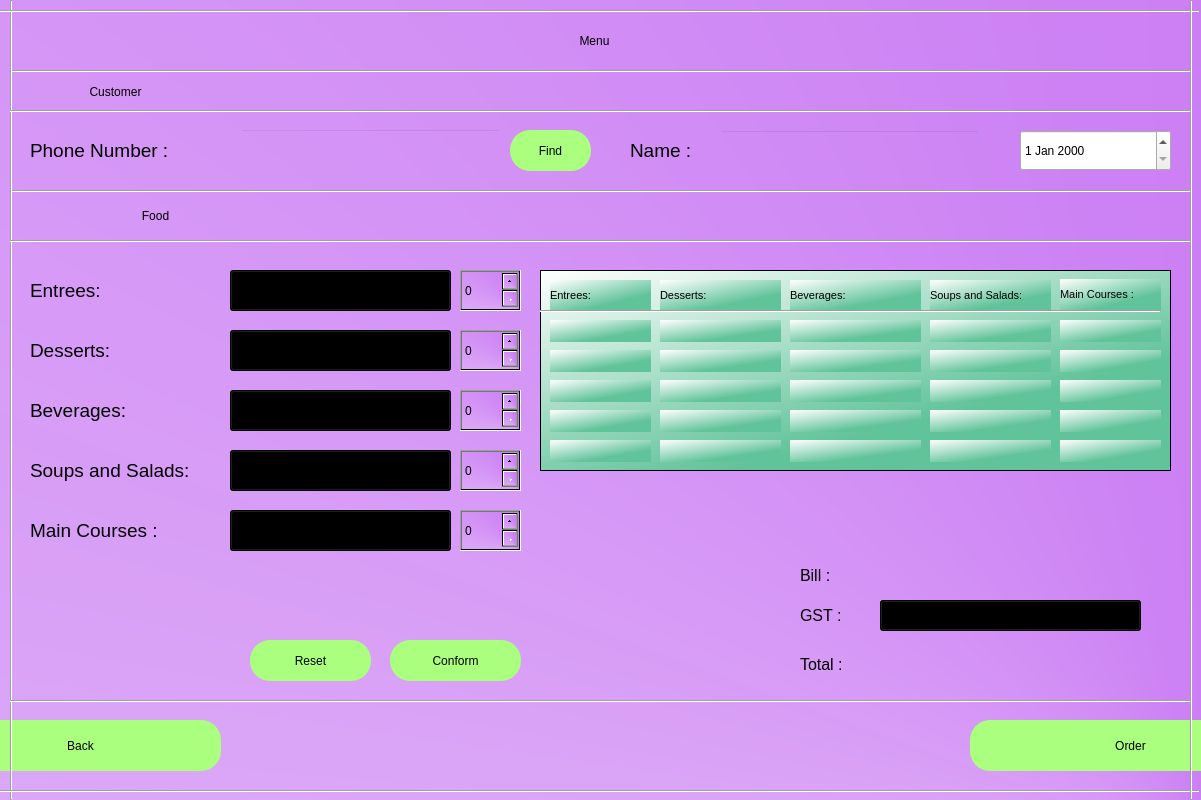
<?xml version="1.0" encoding="UTF-8"?>
<ui version="4.0">
 <class>Dialog</class>
 <widget class="QDialog" name="Dialog">
  <property name="geometry">
   <rect>
    <x>0</x>
    <y>0</y>
    <width>1201</width>
    <height>800</height>
   </rect>
  </property>
  <property name="windowTitle">
   <string>menu</string>
  </property>
  <widget class="QWidget" name="bgwidget" native="true">
   <property name="geometry">
    <rect>
     <x>-10</x>
     <y>-110</y>
     <width>1211</width>
     <height>961</height>
    </rect>
   </property>
   <property name="styleSheet">
    <string notr="true">QWidget#bgwidget{
background:qconicalgradient(cx:1, cy:1, angle:4.8, stop:0 rgba(186, 83, 240, 249), stop:1 rgba(255, 255, 255, 255));}</string>
   </property>
   <widget class="Line" name="line_2">
    <property name="geometry">
     <rect>
      <x>20</x>
      <y>180</y>
      <width>1181</width>
      <height>2</height>
     </rect>
    </property>
    <property name="orientation">
     <enum>Qt::Horizontal</enum>
    </property>
   </widget>
   <widget class="Line" name="line_3">
    <property name="geometry">
     <rect>
      <x>20</x>
      <y>300</y>
      <width>1181</width>
      <height>2</height>
     </rect>
    </property>
    <property name="orientation">
     <enum>Qt::Horizontal</enum>
    </property>
   </widget>
   <widget class="QPushButton" name="back_btn">
    <property name="geometry">
     <rect>
      <x>-50</x>
      <y>830</y>
      <width>281</width>
      <height>51</height>
     </rect>
    </property>
    <property name="styleSheet">
     <string notr="true">border-radius:20px;
background-color: rgb(170, 255, 127);
font: 14pt &quot;MS Shell Dlg 2&quot;;</string>
    </property>
    <property name="text">
     <string>Back</string>
    </property>
   </widget>
   <widget class="QPushButton" name="conform_btn">
    <property name="geometry">
     <rect>
      <x>400</x>
      <y>750</y>
      <width>131</width>
      <height>41</height>
     </rect>
    </property>
    <property name="styleSheet">
     <string notr="true">border-radius:20px;
background-color: rgb(170, 255, 127);
font: 14pt &quot;MS Shell Dlg 2&quot;;</string>
    </property>
    <property name="text">
     <string>Conform</string>
    </property>
   </widget>
   <widget class="Line" name="line_7">
    <property name="geometry">
     <rect>
      <x>20</x>
      <y>110</y>
      <width>2</width>
      <height>800</height>
     </rect>
    </property>
    <property name="orientation">
     <enum>Qt::Vertical</enum>
    </property>
   </widget>
   <widget class="Line" name="line_9">
    <property name="geometry">
     <rect>
      <x>20</x>
      <y>220</y>
      <width>1181</width>
      <height>2</height>
     </rect>
    </property>
    <property name="orientation">
     <enum>Qt::Horizontal</enum>
    </property>
   </widget>
   <widget class="QLabel" name="label_3">
    <property name="geometry">
     <rect>
      <x>40</x>
      <y>310</y>
      <width>251</width>
      <height>31</height>
     </rect>
    </property>
    <property name="styleSheet">
     <string notr="true">font: 14pt &quot;MS Shell Dlg 2&quot;; color:rgb(0, 0, 0)</string>
    </property>
    <property name="text">
     <string>Food</string>
    </property>
    <property name="alignment">
     <set>Qt::AlignCenter</set>
    </property>
   </widget>
   <widget class="QLabel" name="label_23">
    <property name="geometry">
     <rect>
      <x>40</x>
      <y>560</y>
      <width>191</width>
      <height>40</height>
     </rect>
    </property>
    <property name="font">
     <font>
      <family>MS Shell Dlg 2</family>
      <pointsize>14</pointsize>
      <weight>50</weight>
      <italic>false</italic>
      <bold>false</bold>
     </font>
    </property>
    <property name="styleSheet">
     <string notr="true">font: 14pt &quot;MS Shell Dlg 2&quot;;</string>
    </property>
    <property name="text">
     <string>Soups and Salads:</string>
    </property>
   </widget>
   <widget class="Line" name="line_10">
    <property name="geometry">
     <rect>
      <x>20</x>
      <y>350</y>
      <width>1181</width>
      <height>2</height>
     </rect>
    </property>
    <property name="orientation">
     <enum>Qt::Horizontal</enum>
    </property>
   </widget>
   <widget class="QSpinBox" name="spinBox_2">
    <property name="geometry">
     <rect>
      <x>470</x>
      <y>440</y>
      <width>61</width>
      <height>41</height>
     </rect>
    </property>
    <property name="styleSheet">
     <string notr="true">background-color:qconicalgradient(cx:1, cy:1, angle:4.8, stop:0 rgba(186, 83, 240, 249), stop:1 rgba(255, 255, 255, 255));
font: 14pt &quot;MS Shell Dlg 2&quot;;</string>
    </property>
   </widget>
   <widget class="QPushButton" name="reset_btn">
    <property name="geometry">
     <rect>
      <x>260</x>
      <y>750</y>
      <width>121</width>
      <height>41</height>
     </rect>
    </property>
    <property name="styleSheet">
     <string notr="true">border-radius:20px;
background-color: rgb(170, 255, 127);
font: 14pt &quot;MS Shell Dlg 2&quot;;</string>
    </property>
    <property name="text">
     <string>Reset</string>
    </property>
   </widget>
   <widget class="QDateEdit" name="dateEdit">
    <property name="geometry">
     <rect>
      <x>1030</x>
      <y>240</y>
      <width>151</width>
      <height>41</height>
     </rect>
    </property>
    <property name="styleSheet">
     <string notr="true"/>
    </property>
   </widget>
   <widget class="QLabel" name="label_27">
    <property name="geometry">
     <rect>
      <x>810</x>
      <y>710</y>
      <width>81</width>
      <height>31</height>
     </rect>
    </property>
    <property name="font">
     <font>
      <family>MS Shell Dlg 2</family>
      <pointsize>12</pointsize>
      <weight>50</weight>
      <italic>false</italic>
      <bold>false</bold>
     </font>
    </property>
    <property name="styleSheet">
     <string notr="true">font: 12pt &quot;MS Shell Dlg 2&quot;;</string>
    </property>
    <property name="text">
     <string>GST :</string>
    </property>
   </widget>
   <widget class="QLabel" name="label_26">
    <property name="geometry">
     <rect>
      <x>810</x>
      <y>670</y>
      <width>81</width>
      <height>31</height>
     </rect>
    </property>
    <property name="font">
     <font>
      <family>MS Shell Dlg 2</family>
      <pointsize>12</pointsize>
      <weight>50</weight>
      <italic>false</italic>
      <bold>false</bold>
     </font>
    </property>
    <property name="styleSheet">
     <string notr="true">font: 12pt &quot;MS Shell Dlg 2&quot;;</string>
    </property>
    <property name="text">
     <string>Bill :</string>
    </property>
   </widget>
   <widget class="QLineEdit" name="output1">
    <property name="geometry">
     <rect>
      <x>890</x>
      <y>670</y>
      <width>260</width>
      <height>31</height>
     </rect>
    </property>
    <property name="styleSheet">
     <string notr="true">background-color:rgba(0,0,0,0);
font: 9pt &quot;MS Shell Dlg 2&quot;;</string>
    </property>
    <property name="frame">
     <bool>false</bool>
    </property>
   </widget>
   <widget class="QLabel" name="label_21">
    <property name="geometry">
     <rect>
      <x>810</x>
      <y>759</y>
      <width>81</width>
      <height>31</height>
     </rect>
    </property>
    <property name="font">
     <font>
      <family>MS Shell Dlg 2</family>
      <pointsize>12</pointsize>
      <weight>50</weight>
      <italic>false</italic>
      <bold>false</bold>
     </font>
    </property>
    <property name="styleSheet">
     <string notr="true">font: 12pt &quot;MS Shell Dlg 2&quot;;</string>
    </property>
    <property name="text">
     <string>Total :</string>
    </property>
   </widget>
   <widget class="QLineEdit" name="output2">
    <property name="geometry">
     <rect>
      <x>890</x>
      <y>750</y>
      <width>260</width>
      <height>31</height>
     </rect>
    </property>
    <property name="styleSheet">
     <string notr="true">background-color:rgba(0,0,0,0);
font: 9pt &quot;MS Shell Dlg 2&quot;;</string>
    </property>
    <property name="frame">
     <bool>false</bool>
    </property>
   </widget>
   <widget class="QPushButton" name="order_btn">
    <property name="geometry">
     <rect>
      <x>980</x>
      <y>830</y>
      <width>321</width>
      <height>51</height>
     </rect>
    </property>
    <property name="styleSheet">
     <string notr="true">border-radius:20px;
background-color: rgb(170, 255, 127);
font: 14pt &quot;MS Shell Dlg 2&quot;;</string>
    </property>
    <property name="text">
     <string>Order</string>
    </property>
   </widget>
   <widget class="QLabel" name="label_28">
    <property name="geometry">
     <rect>
      <x>40</x>
      <y>380</y>
      <width>191</width>
      <height>40</height>
     </rect>
    </property>
    <property name="font">
     <font>
      <family>MS Shell Dlg 2</family>
      <pointsize>14</pointsize>
      <weight>50</weight>
      <italic>false</italic>
      <bold>false</bold>
     </font>
    </property>
    <property name="styleSheet">
     <string notr="true">font: 14pt &quot;MS Shell Dlg 2&quot;;</string>
    </property>
    <property name="text">
     <string>Entrees:</string>
    </property>
   </widget>
   <widget class="QLabel" name="label_29">
    <property name="geometry">
     <rect>
      <x>40</x>
      <y>440</y>
      <width>191</width>
      <height>40</height>
     </rect>
    </property>
    <property name="font">
     <font>
      <family>MS Shell Dlg 2</family>
      <pointsize>14</pointsize>
      <weight>50</weight>
      <italic>false</italic>
      <bold>false</bold>
     </font>
    </property>
    <property name="styleSheet">
     <string notr="true">font: 14pt &quot;MS Shell Dlg 2&quot;;</string>
    </property>
    <property name="text">
     <string>Desserts:</string>
    </property>
   </widget>
   <widget class="QLabel" name="label_30">
    <property name="geometry">
     <rect>
      <x>40</x>
      <y>500</y>
      <width>181</width>
      <height>40</height>
     </rect>
    </property>
    <property name="font">
     <font>
      <family>MS Shell Dlg 2</family>
      <pointsize>14</pointsize>
      <weight>50</weight>
      <italic>false</italic>
      <bold>false</bold>
     </font>
    </property>
    <property name="styleSheet">
     <string notr="true">font: 14pt &quot;MS Shell Dlg 2&quot;;</string>
    </property>
    <property name="text">
     <string>Beverages:</string>
    </property>
   </widget>
   <widget class="QComboBox" name="comboBox_1">
    <property name="geometry">
     <rect>
      <x>240</x>
      <y>380</y>
      <width>221</width>
      <height>41</height>
     </rect>
    </property>
    <property name="styleSheet">
     <string notr="true">background:qconicalgradient(cx:1, cy:1, angle:4.8, stop:0 rgba(186, 83, 240, 249), stop:1 rgba(255, 255, 255, 255));</string>
    </property>
   </widget>
   <widget class="QComboBox" name="comboBox_2">
    <property name="geometry">
     <rect>
      <x>240</x>
      <y>440</y>
      <width>221</width>
      <height>41</height>
     </rect>
    </property>
    <property name="styleSheet">
     <string notr="true">background:qconicalgradient(cx:1, cy:1, angle:4.8, stop:0 rgba(186, 83, 240, 249), stop:1 rgba(255, 255, 255, 255));</string>
    </property>
   </widget>
   <widget class="QComboBox" name="comboBox_3">
    <property name="geometry">
     <rect>
      <x>240</x>
      <y>500</y>
      <width>221</width>
      <height>41</height>
     </rect>
    </property>
    <property name="styleSheet">
     <string notr="true">background:qconicalgradient(cx:1, cy:1, angle:4.8, stop:0 rgba(186, 83, 240, 249), stop:1 rgba(255, 255, 255, 255));</string>
    </property>
   </widget>
   <widget class="QComboBox" name="comboBox_4">
    <property name="geometry">
     <rect>
      <x>240</x>
      <y>560</y>
      <width>221</width>
      <height>41</height>
     </rect>
    </property>
    <property name="styleSheet">
     <string notr="true">background:qconicalgradient(cx:1, cy:1, angle:4.8, stop:0 rgba(186, 83, 240, 249), stop:1 rgba(255, 255, 255, 255));</string>
    </property>
   </widget>
   <widget class="QLabel" name="label_24">
    <property name="geometry">
     <rect>
      <x>40</x>
      <y>620</y>
      <width>151</width>
      <height>40</height>
     </rect>
    </property>
    <property name="font">
     <font>
      <family>MS Shell Dlg 2</family>
      <pointsize>14</pointsize>
      <weight>50</weight>
      <italic>false</italic>
      <bold>false</bold>
     </font>
    </property>
    <property name="styleSheet">
     <string notr="true">font: 14pt &quot;MS Shell Dlg 2&quot;;</string>
    </property>
    <property name="text">
     <string>Main Courses :</string>
    </property>
   </widget>
   <widget class="QComboBox" name="comboBox_5">
    <property name="geometry">
     <rect>
      <x>240</x>
      <y>620</y>
      <width>221</width>
      <height>41</height>
     </rect>
    </property>
    <property name="styleSheet">
     <string notr="true">background:qconicalgradient(cx:1, cy:1, angle:4.8, stop:0 rgba(186, 83, 240, 249), stop:1 rgba(255, 255, 255, 255));</string>
    </property>
   </widget>
   <widget class="QComboBox" name="comboBox_6">
    <property name="geometry">
     <rect>
      <x>890</x>
      <y>710</y>
      <width>261</width>
      <height>31</height>
     </rect>
    </property>
    <property name="styleSheet">
     <string notr="true">background:qconicalgradient(cx:1, cy:1, angle:4.8, stop:0 rgba(186, 83, 240, 249), stop:1 rgba(255, 255, 255, 255));</string>
    </property>
   </widget>
   <widget class="QFrame" name="frame">
    <property name="geometry">
     <rect>
      <x>550</x>
      <y>380</y>
      <width>631</width>
      <height>201</height>
     </rect>
    </property>
    <property name="styleSheet">
     <string notr="true">background:qlineargradient(spread:pad, x1:0.602, y1:0.761, x2:0, y2:0, stop:0 rgba(97, 195, 154, 255), stop:1 rgba(255, 255, 255, 255))</string>
    </property>
    <property name="frameShape">
     <enum>QFrame::StyledPanel</enum>
    </property>
    <property name="frameShadow">
     <enum>QFrame::Raised</enum>
    </property>
    <widget class="QLabel" name="label_31">
     <property name="geometry">
      <rect>
       <x>390</x>
       <y>10</y>
       <width>121</width>
       <height>31</height>
      </rect>
     </property>
     <property name="font">
      <font>
       <family>MS Shell Dlg 2</family>
       <pointsize>8</pointsize>
       <weight>50</weight>
       <italic>false</italic>
       <bold>false</bold>
      </font>
     </property>
     <property name="styleSheet">
      <string notr="true">font: 14pt &quot;MS Shell Dlg 2&quot;;
font: 8pt &quot;MS Shell Dlg 2&quot;;</string>
     </property>
     <property name="text">
      <string>Soups and Salads:</string>
     </property>
    </widget>
    <widget class="QLabel" name="label_32">
     <property name="geometry">
      <rect>
       <x>10</x>
       <y>10</y>
       <width>101</width>
       <height>31</height>
      </rect>
     </property>
     <property name="font">
      <font>
       <family>MS Shell Dlg 2</family>
       <pointsize>8</pointsize>
       <weight>50</weight>
       <italic>false</italic>
       <bold>false</bold>
      </font>
     </property>
     <property name="styleSheet">
      <string notr="true">font: 14pt &quot;MS Shell Dlg 2&quot;;
font: 8pt &quot;MS Shell Dlg 2&quot;;</string>
     </property>
     <property name="text">
      <string>Entrees:</string>
     </property>
    </widget>
    <widget class="QLabel" name="label_33">
     <property name="geometry">
      <rect>
       <x>120</x>
       <y>10</y>
       <width>121</width>
       <height>31</height>
      </rect>
     </property>
     <property name="font">
      <font>
       <family>MS Shell Dlg 2</family>
       <pointsize>8</pointsize>
       <weight>50</weight>
       <italic>false</italic>
       <bold>false</bold>
      </font>
     </property>
     <property name="styleSheet">
      <string notr="true">font: 14pt &quot;MS Shell Dlg 2&quot;;
font: 8pt &quot;MS Shell Dlg 2&quot;;</string>
     </property>
     <property name="text">
      <string>Desserts:</string>
     </property>
    </widget>
    <widget class="QLabel" name="label_34">
     <property name="geometry">
      <rect>
       <x>250</x>
       <y>10</y>
       <width>131</width>
       <height>31</height>
      </rect>
     </property>
     <property name="font">
      <font>
       <family>MS Shell Dlg 2</family>
       <pointsize>8</pointsize>
       <weight>50</weight>
       <italic>false</italic>
       <bold>false</bold>
      </font>
     </property>
     <property name="styleSheet">
      <string notr="true">font: 14pt &quot;MS Shell Dlg 2&quot;;
font: 8pt &quot;MS Shell Dlg 2&quot;;</string>
     </property>
     <property name="text">
      <string>Beverages:</string>
     </property>
    </widget>
    <widget class="QLabel" name="label_35">
     <property name="geometry">
      <rect>
       <x>520</x>
       <y>9</y>
       <width>101</width>
       <height>31</height>
      </rect>
     </property>
     <property name="font">
      <font>
       <family>MS Shell Dlg 2</family>
       <pointsize>8</pointsize>
       <weight>50</weight>
       <italic>false</italic>
       <bold>false</bold>
      </font>
     </property>
     <property name="styleSheet">
      <string notr="true">font: 14pt &quot;MS Shell Dlg 2&quot;;
font: 8pt &quot;MS Shell Dlg 2&quot;;</string>
     </property>
     <property name="text">
      <string>Main Courses :</string>
     </property>
    </widget>
    <widget class="QLineEdit" name="t1">
     <property name="geometry">
      <rect>
       <x>10</x>
       <y>50</y>
       <width>101</width>
       <height>22</height>
      </rect>
     </property>
     <property name="frame">
      <bool>false</bool>
     </property>
    </widget>
    <widget class="QLineEdit" name="t2">
     <property name="geometry">
      <rect>
       <x>120</x>
       <y>50</y>
       <width>121</width>
       <height>22</height>
      </rect>
     </property>
     <property name="frame">
      <bool>false</bool>
     </property>
    </widget>
    <widget class="QLineEdit" name="t4">
     <property name="geometry">
      <rect>
       <x>390</x>
       <y>50</y>
       <width>121</width>
       <height>22</height>
      </rect>
     </property>
     <property name="frame">
      <bool>false</bool>
     </property>
    </widget>
    <widget class="QLineEdit" name="t3">
     <property name="geometry">
      <rect>
       <x>250</x>
       <y>50</y>
       <width>131</width>
       <height>22</height>
      </rect>
     </property>
     <property name="frame">
      <bool>false</bool>
     </property>
    </widget>
    <widget class="QLineEdit" name="t5">
     <property name="geometry">
      <rect>
       <x>520</x>
       <y>50</y>
       <width>101</width>
       <height>22</height>
      </rect>
     </property>
     <property name="frame">
      <bool>false</bool>
     </property>
    </widget>
    <widget class="QLineEdit" name="t3_2">
     <property name="geometry">
      <rect>
       <x>250</x>
       <y>80</y>
       <width>131</width>
       <height>22</height>
      </rect>
     </property>
     <property name="frame">
      <bool>false</bool>
     </property>
    </widget>
    <widget class="QLineEdit" name="t5_2">
     <property name="geometry">
      <rect>
       <x>520</x>
       <y>80</y>
       <width>101</width>
       <height>22</height>
      </rect>
     </property>
     <property name="frame">
      <bool>false</bool>
     </property>
    </widget>
    <widget class="QLineEdit" name="t2_2">
     <property name="geometry">
      <rect>
       <x>120</x>
       <y>80</y>
       <width>121</width>
       <height>22</height>
      </rect>
     </property>
     <property name="frame">
      <bool>false</bool>
     </property>
    </widget>
    <widget class="QLineEdit" name="t1_2">
     <property name="geometry">
      <rect>
       <x>10</x>
       <y>80</y>
       <width>101</width>
       <height>22</height>
      </rect>
     </property>
     <property name="frame">
      <bool>false</bool>
     </property>
    </widget>
    <widget class="QLineEdit" name="t4_2">
     <property name="geometry">
      <rect>
       <x>390</x>
       <y>80</y>
       <width>121</width>
       <height>22</height>
      </rect>
     </property>
     <property name="frame">
      <bool>false</bool>
     </property>
    </widget>
    <widget class="QLineEdit" name="t3_3">
     <property name="geometry">
      <rect>
       <x>250</x>
       <y>110</y>
       <width>131</width>
       <height>22</height>
      </rect>
     </property>
     <property name="frame">
      <bool>false</bool>
     </property>
    </widget>
    <widget class="QLineEdit" name="t5_3">
     <property name="geometry">
      <rect>
       <x>520</x>
       <y>110</y>
       <width>101</width>
       <height>22</height>
      </rect>
     </property>
     <property name="frame">
      <bool>false</bool>
     </property>
    </widget>
    <widget class="QLineEdit" name="t2_3">
     <property name="geometry">
      <rect>
       <x>120</x>
       <y>110</y>
       <width>121</width>
       <height>22</height>
      </rect>
     </property>
     <property name="frame">
      <bool>false</bool>
     </property>
    </widget>
    <widget class="QLineEdit" name="t1_3">
     <property name="geometry">
      <rect>
       <x>10</x>
       <y>110</y>
       <width>101</width>
       <height>22</height>
      </rect>
     </property>
     <property name="frame">
      <bool>false</bool>
     </property>
    </widget>
    <widget class="QLineEdit" name="t4_3">
     <property name="geometry">
      <rect>
       <x>390</x>
       <y>110</y>
       <width>121</width>
       <height>22</height>
      </rect>
     </property>
     <property name="frame">
      <bool>false</bool>
     </property>
    </widget>
    <widget class="QLineEdit" name="t3_4">
     <property name="geometry">
      <rect>
       <x>250</x>
       <y>140</y>
       <width>131</width>
       <height>22</height>
      </rect>
     </property>
     <property name="frame">
      <bool>false</bool>
     </property>
    </widget>
    <widget class="QLineEdit" name="t5_4">
     <property name="geometry">
      <rect>
       <x>520</x>
       <y>140</y>
       <width>101</width>
       <height>22</height>
      </rect>
     </property>
     <property name="frame">
      <bool>false</bool>
     </property>
    </widget>
    <widget class="QLineEdit" name="t2_4">
     <property name="geometry">
      <rect>
       <x>120</x>
       <y>140</y>
       <width>121</width>
       <height>22</height>
      </rect>
     </property>
     <property name="frame">
      <bool>false</bool>
     </property>
    </widget>
    <widget class="QLineEdit" name="t1_4">
     <property name="geometry">
      <rect>
       <x>10</x>
       <y>140</y>
       <width>101</width>
       <height>22</height>
      </rect>
     </property>
     <property name="frame">
      <bool>false</bool>
     </property>
    </widget>
    <widget class="QLineEdit" name="t4_4">
     <property name="geometry">
      <rect>
       <x>390</x>
       <y>140</y>
       <width>121</width>
       <height>22</height>
      </rect>
     </property>
     <property name="frame">
      <bool>false</bool>
     </property>
    </widget>
    <widget class="QLineEdit" name="t3_5">
     <property name="geometry">
      <rect>
       <x>250</x>
       <y>170</y>
       <width>131</width>
       <height>22</height>
      </rect>
     </property>
     <property name="frame">
      <bool>false</bool>
     </property>
    </widget>
    <widget class="QLineEdit" name="t5_5">
     <property name="geometry">
      <rect>
       <x>520</x>
       <y>170</y>
       <width>101</width>
       <height>22</height>
      </rect>
     </property>
     <property name="frame">
      <bool>false</bool>
     </property>
    </widget>
    <widget class="QLineEdit" name="t2_5">
     <property name="geometry">
      <rect>
       <x>120</x>
       <y>170</y>
       <width>121</width>
       <height>22</height>
      </rect>
     </property>
     <property name="frame">
      <bool>false</bool>
     </property>
    </widget>
    <widget class="QLineEdit" name="t1_5">
     <property name="geometry">
      <rect>
       <x>10</x>
       <y>170</y>
       <width>101</width>
       <height>22</height>
      </rect>
     </property>
     <property name="frame">
      <bool>false</bool>
     </property>
    </widget>
    <widget class="QLineEdit" name="t4_5">
     <property name="geometry">
      <rect>
       <x>390</x>
       <y>170</y>
       <width>121</width>
       <height>22</height>
      </rect>
     </property>
     <property name="frame">
      <bool>false</bool>
     </property>
    </widget>
   </widget>
   <widget class="QSpinBox" name="spinBox_1">
    <property name="geometry">
     <rect>
      <x>470</x>
      <y>380</y>
      <width>61</width>
      <height>41</height>
     </rect>
    </property>
    <property name="styleSheet">
     <string notr="true">background-color:qconicalgradient(cx:1, cy:1, angle:4.8, stop:0 rgba(186, 83, 240, 249), stop:1 rgba(255, 255, 255, 255));
font: 14pt &quot;MS Shell Dlg 2&quot;;</string>
    </property>
   </widget>
   <widget class="QSpinBox" name="spinBox_3">
    <property name="geometry">
     <rect>
      <x>470</x>
      <y>500</y>
      <width>61</width>
      <height>41</height>
     </rect>
    </property>
    <property name="styleSheet">
     <string notr="true">background-color:qconicalgradient(cx:1, cy:1, angle:4.8, stop:0 rgba(186, 83, 240, 249), stop:1 rgba(255, 255, 255, 255));
font: 14pt &quot;MS Shell Dlg 2&quot;;</string>
    </property>
   </widget>
   <widget class="QSpinBox" name="spinBox_4">
    <property name="geometry">
     <rect>
      <x>470</x>
      <y>560</y>
      <width>61</width>
      <height>41</height>
     </rect>
    </property>
    <property name="styleSheet">
     <string notr="true">background-color:qconicalgradient(cx:1, cy:1, angle:4.8, stop:0 rgba(186, 83, 240, 249), stop:1 rgba(255, 255, 255, 255));
font: 14pt &quot;MS Shell Dlg 2&quot;;</string>
    </property>
   </widget>
   <widget class="QSpinBox" name="spinBox_5">
    <property name="geometry">
     <rect>
      <x>470</x>
      <y>620</y>
      <width>61</width>
      <height>41</height>
     </rect>
    </property>
    <property name="styleSheet">
     <string notr="true">background-color:qconicalgradient(cx:1, cy:1, angle:4.8, stop:0 rgba(186, 83, 240, 249), stop:1 rgba(255, 255, 255, 255));
font: 14pt &quot;MS Shell Dlg 2&quot;;</string>
    </property>
   </widget>
   <widget class="Line" name="line_11">
    <property name="geometry">
     <rect>
      <x>550</x>
      <y>420</y>
      <width>621</width>
      <height>2</height>
     </rect>
    </property>
    <property name="orientation">
     <enum>Qt::Horizontal</enum>
    </property>
   </widget>
  </widget>
  <widget class="QLabel" name="label">
   <property name="geometry">
    <rect>
     <x>59</x>
     <y>20</y>
     <width>1071</width>
     <height>41</height>
    </rect>
   </property>
   <property name="styleSheet">
    <string notr="true">font: 26pt &quot;MS Shell Dlg 2&quot;; color:rgb(0, 0, 0)</string>
   </property>
   <property name="text">
    <string>Menu</string>
   </property>
   <property name="alignment">
    <set>Qt::AlignCenter</set>
   </property>
  </widget>
  <widget class="QLineEdit" name="input1">
   <property name="geometry">
    <rect>
     <x>240</x>
     <y>129</y>
     <width>261</width>
     <height>41</height>
    </rect>
   </property>
   <property name="styleSheet">
    <string notr="true">background-color:rgba(0,0,0,0);
font: 14pt &quot;MS Shell Dlg 2&quot;;</string>
   </property>
   <property name="text">
    <string/>
   </property>
  </widget>
  <widget class="QDateEdit" name="date">
   <property name="geometry">
    <rect>
     <x>239</x>
     <y>990</y>
     <width>231</width>
     <height>51</height>
    </rect>
   </property>
   <property name="styleSheet">
    <string notr="true">background-color:rgba(0,0,0,0);
font: 12pt &quot;MS Shell Dlg 2&quot;;</string>
   </property>
  </widget>
  <widget class="QLineEdit" name="input2">
   <property name="geometry">
    <rect>
     <x>720</x>
     <y>130</y>
     <width>260</width>
     <height>41</height>
    </rect>
   </property>
   <property name="styleSheet">
    <string notr="true">background-color:rgba(0,0,0,0);
font: 14pt &quot;MS Shell Dlg 2&quot;;</string>
   </property>
   <property name="frame">
    <bool>true</bool>
   </property>
  </widget>
  <widget class="QLabel" name="label_19">
   <property name="geometry">
    <rect>
     <x>30</x>
     <y>130</y>
     <width>191</width>
     <height>41</height>
    </rect>
   </property>
   <property name="font">
    <font>
     <family>MS Shell Dlg 2</family>
     <pointsize>14</pointsize>
     <weight>50</weight>
     <italic>false</italic>
     <bold>false</bold>
    </font>
   </property>
   <property name="styleSheet">
    <string notr="true">font: 14pt &quot;MS Shell Dlg 2&quot;;</string>
   </property>
   <property name="text">
    <string>Phone Number :</string>
   </property>
  </widget>
  <widget class="QPushButton" name="iback">
   <property name="geometry">
    <rect>
     <x>639</x>
     <y>990</y>
     <width>271</width>
     <height>51</height>
    </rect>
   </property>
   <property name="styleSheet">
    <string notr="true">border-radius:20px;
background-color: rgb(170, 255, 255);
font: 14pt &quot;MS Shell Dlg 2&quot;;</string>
   </property>
   <property name="text">
    <string>Back</string>
   </property>
  </widget>
  <widget class="QLabel" name="label_7">
   <property name="geometry">
    <rect>
     <x>630</x>
     <y>130</y>
     <width>91</width>
     <height>41</height>
    </rect>
   </property>
   <property name="font">
    <font>
     <family>MS Shell Dlg 2</family>
     <pointsize>14</pointsize>
     <weight>50</weight>
     <italic>false</italic>
     <bold>false</bold>
    </font>
   </property>
   <property name="styleSheet">
    <string notr="true">font: 14pt &quot;MS Shell Dlg 2&quot;;</string>
   </property>
   <property name="text">
    <string>Name :</string>
   </property>
  </widget>
  <widget class="QPushButton" name="issuebook">
   <property name="geometry">
    <rect>
     <x>989</x>
     <y>990</y>
     <width>271</width>
     <height>51</height>
    </rect>
   </property>
   <property name="styleSheet">
    <string notr="true">border-radius:20px;
background-color: rgb(170, 255, 255);
font: 14pt &quot;MS Shell Dlg 2&quot;;</string>
   </property>
   <property name="text">
    <string>Issue Book</string>
   </property>
  </widget>
  <widget class="QLabel" name="label_18">
   <property name="geometry">
    <rect>
     <x>20</x>
     <y>76</y>
     <width>191</width>
     <height>31</height>
    </rect>
   </property>
   <property name="styleSheet">
    <string notr="true">font: 14pt &quot;MS Shell Dlg 2&quot;; color:rgb(0, 0, 0)</string>
   </property>
   <property name="text">
    <string>Customer</string>
   </property>
   <property name="alignment">
    <set>Qt::AlignCenter</set>
   </property>
  </widget>
  <widget class="Line" name="line_4">
   <property name="geometry">
    <rect>
     <x>0</x>
     <y>10</y>
     <width>1200</width>
     <height>2</height>
    </rect>
   </property>
   <property name="orientation">
    <enum>Qt::Horizontal</enum>
   </property>
  </widget>
  <widget class="Line" name="line_5">
   <property name="geometry">
    <rect>
     <x>10</x>
     <y>700</y>
     <width>1181</width>
     <height>2</height>
    </rect>
   </property>
   <property name="orientation">
    <enum>Qt::Horizontal</enum>
   </property>
  </widget>
  <widget class="Line" name="line_6">
   <property name="geometry">
    <rect>
     <x>0</x>
     <y>790</y>
     <width>1200</width>
     <height>2</height>
    </rect>
   </property>
   <property name="orientation">
    <enum>Qt::Horizontal</enum>
   </property>
  </widget>
  <widget class="Line" name="line_8">
   <property name="geometry">
    <rect>
     <x>1190</x>
     <y>0</y>
     <width>2</width>
     <height>800</height>
    </rect>
   </property>
   <property name="orientation">
    <enum>Qt::Vertical</enum>
   </property>
  </widget>
  <widget class="QPushButton" name="find_btn">
   <property name="geometry">
    <rect>
     <x>510</x>
     <y>130</y>
     <width>81</width>
     <height>41</height>
    </rect>
   </property>
   <property name="styleSheet">
    <string notr="true">border-radius:20px;
background-color: rgb(170, 255, 127);
font: 14pt &quot;MS Shell Dlg 2&quot;;</string>
   </property>
   <property name="text">
    <string>Find</string>
   </property>
  </widget>
 </widget>
 <resources/>
 <connections/>
</ui>
